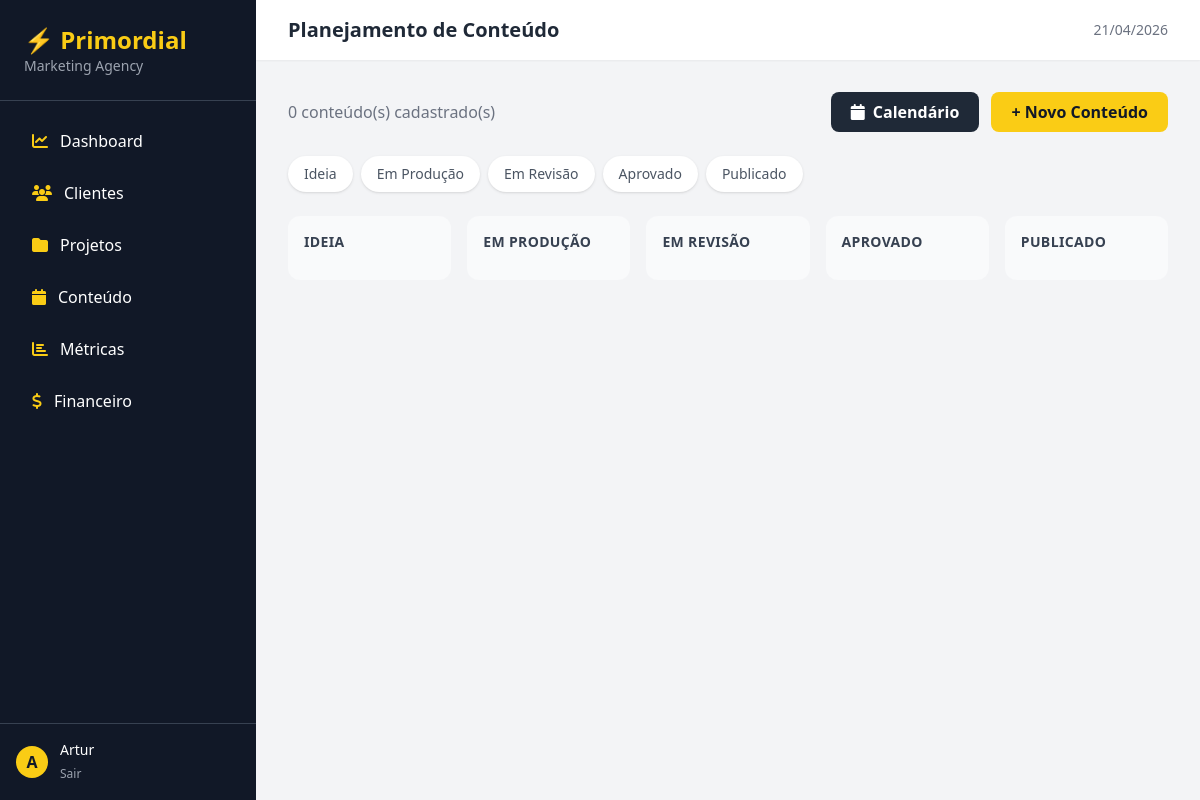
The app's page /conteudo/ (signed in), older data.
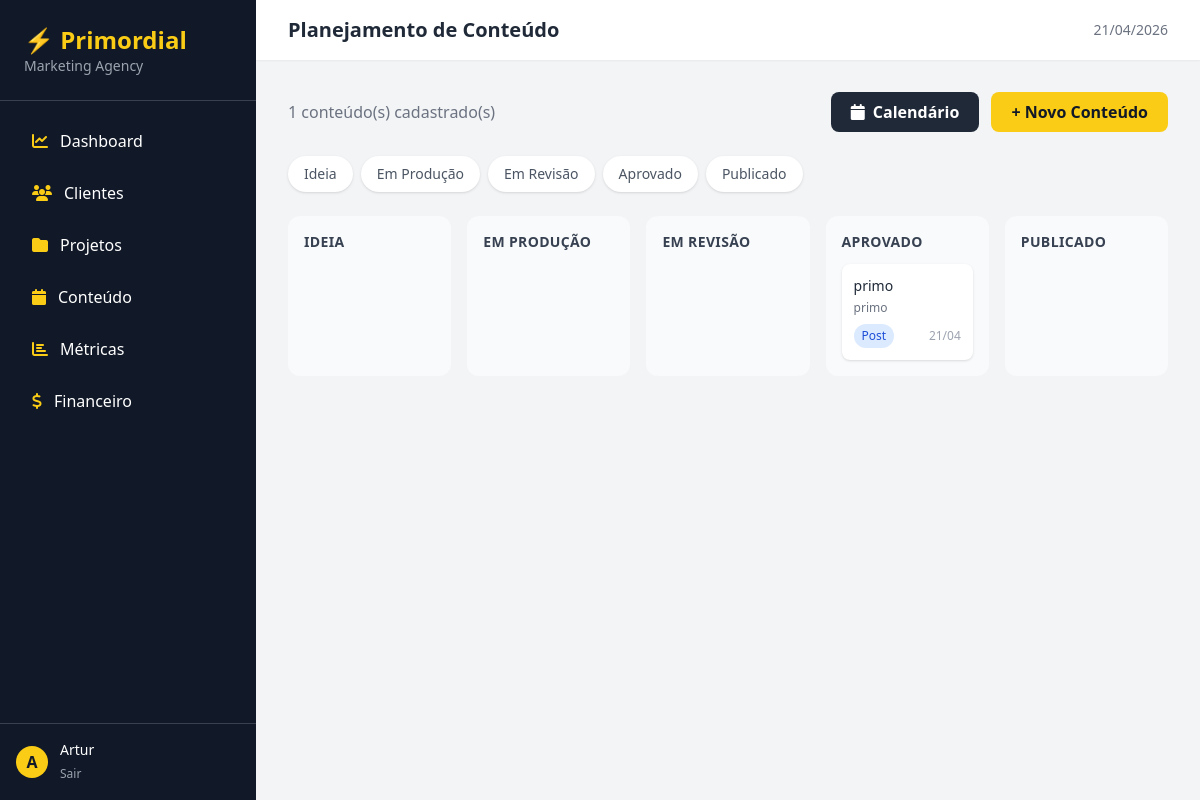
The same page, newer data.
### conteudo/models.py (models this page shows, shortened)
class Conteudo(models.Model):
    STATUS_CHOICES = [
        ('ideia', 'Ideia'),
        ('producao', 'Em Produção'),
        ('revisao', 'Em Revisão'),
        ('aprovado', 'Aprovado'),
        ('publicado', 'Publicado'),
    ]
    FORMATO_CHOICES = [
        ('post', 'Post'),
        ('reels', 'Reels'),
        ('stories', 'Stories'),
        ('carrossel', 'Carrossel'),
        ('video', 'Vídeo'),
        ('artigo', 'Artigo'),
    ]
    titulo = models.CharField(max_length=200)
    cliente = models.ForeignKey(Cliente, on_delete=models.CASCADE, related_name='conteudos')
    rede_social = models.ForeignKey(RedeSocial, on_delete=models.SET_NULL, null=True, blank=True)
    formato = models.CharField(max_length=20, choices=FORMATO_CHOICES)
    status = models.CharField(max_length=20, choices=STATUS_CHOICES, default='ideia')
    responsavel = models.ForeignKey(User, on_delete=models.SET_NULL, null=True, blank=True)
    data_publicacao = models.DateTimeField(null=True, blank=True)
    legenda = models.TextField(blank=True)
    observacoes = models.TextField(blank=True)

### crm/models.py (models this page shows, shortened)
class Cliente(models.Model):
    STATUS_CHOICES = [
        ('lead', 'Lead'),
        ('prospecto', 'Prospecto'),
        ('ativo', 'Ativo'),
        ('inativo', 'Inativo'),
    ]
    nome = models.CharField(max_length=200)
    empresa = models.CharField(max_length=200, blank=True)
    email = models.EmailField()
    telefone = models.CharField(max_length=20, blank=True)
    status = models.CharField(max_length=20, choices=STATUS_CHOICES, default='lead')
    data_entrada = models.DateTimeField(auto_now_add=True)
    observacoes = models.TextField(blank=True)

### conteudo/views.py (the view)
# urls.py: path('', views.lista_conteudos, name='lista_conteudos'),
@login_required
def lista_conteudos(request):
    conteudos = Conteudo.objects.all().order_by('-data_publicacao')
    clientes = Cliente.objects.filter(status='ativo')
    responsaveis = User.objects.all()
    return render(request, 'conteudo/lista_conteudos.html', {
        'conteudos': conteudos,
        'clientes': clientes,
        'responsaveis': responsaveis,
    })

### templates/conteudo/lista_conteudos.html (shortened to what this page needs)
{% extends 'base/base.html' %}
{% block page_title %}Planejamento de Conteúdo{% endblock %}
{% block content %}
<div class="flex justify-between items-center mb-6">
    <p class="text-gray-500">{{ conteudos.count }} conteúdo(s) cadastrado(s)</p>
    <div class="flex gap-3">
        <a href="{% url 'calendario' %}" class="bg-gray-800 text-white font-bold px-5 py-2 rounded-lg hover:bg-gray-700 transition">
            <i class="fas fa-calendar mr-2"></i>Calendário
        </a>
        <a href="{% url 'novo_conteudo' %}" class="bg-yellow-400 text-gray-900 font-bold px-5 py-2 rounded-lg hover:bg-yellow-500 transition">
            + Novo Conteúdo
        </a>
    </div>
</div>
<div class="flex gap-2 mb-6 flex-wrap">
    {% for status, label in conteudos.model.STATUS_CHOICES %}
    <span class="px-4 py-2 bg-white rounded-full text-sm shadow text-gray-600 cursor-pointer hover:bg-yellow-400 hover:text-gray-900 transition">
        {{ label }}
    </span>
    {% endfor %}
</div>
<div class="grid grid-cols-1 md:grid-cols-3 lg:grid-cols-5 gap-4">
    {% for status_key, status_label in conteudos.model.STATUS_CHOICES %}
    <div class="bg-gray-50 rounded-xl p-4">
        <h3 class="font-semibold text-gray-700 mb-3 text-sm uppercase tracking-wide">{{ status_label }}</h3>
        <div class="space-y-3">
            {% for c in conteudos %}
                {% if c.status == status_key %}
                <a href="{% url 'detalhe_conteudo' c.pk %}" class="block bg-white rounded-lg shadow p-3 hover:shadow-md transition">
                    <p class="font-medium text-gray-800 text-sm mb-1">{{ c.titulo }}</p>
                    <p class="text-xs text-gray-500 mb-2">{{ c.cliente.nome }}</p>
                    <div class="flex items-center justify-between">
                        <span class="text-xs px-2 py-1 rounded-full
                            {% if c.formato == 'reels' %}bg-pink-100 text-pink-700
                            {% elif c.formato == 'post' %}bg-blue-100 text-blue-700
                            {% elif c.formato == 'stories' %}bg-purple-100 text-purple-700
                            {% elif c.formato == 'carrossel' %}bg-orange-100 text-orange-700
                            {% else %}bg-gray-100 text-gray-700{% endif %}">
                            {{ c.get_formato_display }}
                        </span>
                        {% if c.data_publicacao %}
                        <span class="text-xs text-gray-400">{{ c.data_publicacao|date:"d/m" }}</span>
                        {% endif %}
                    </div>
                </a>
                {% endif %}
            {% endfor %}
        </div>
    </div>
    {% endfor %}
</div>
{% endblock %}

Row changes from the older to the newer data that the page shows:
added Conteudo: titulo "primo", cliente.nome "primo", formato "Post", data_publicacao "21/04"
Text that changed along with them:
{{ conteudos.count }}: "0" → "1"
